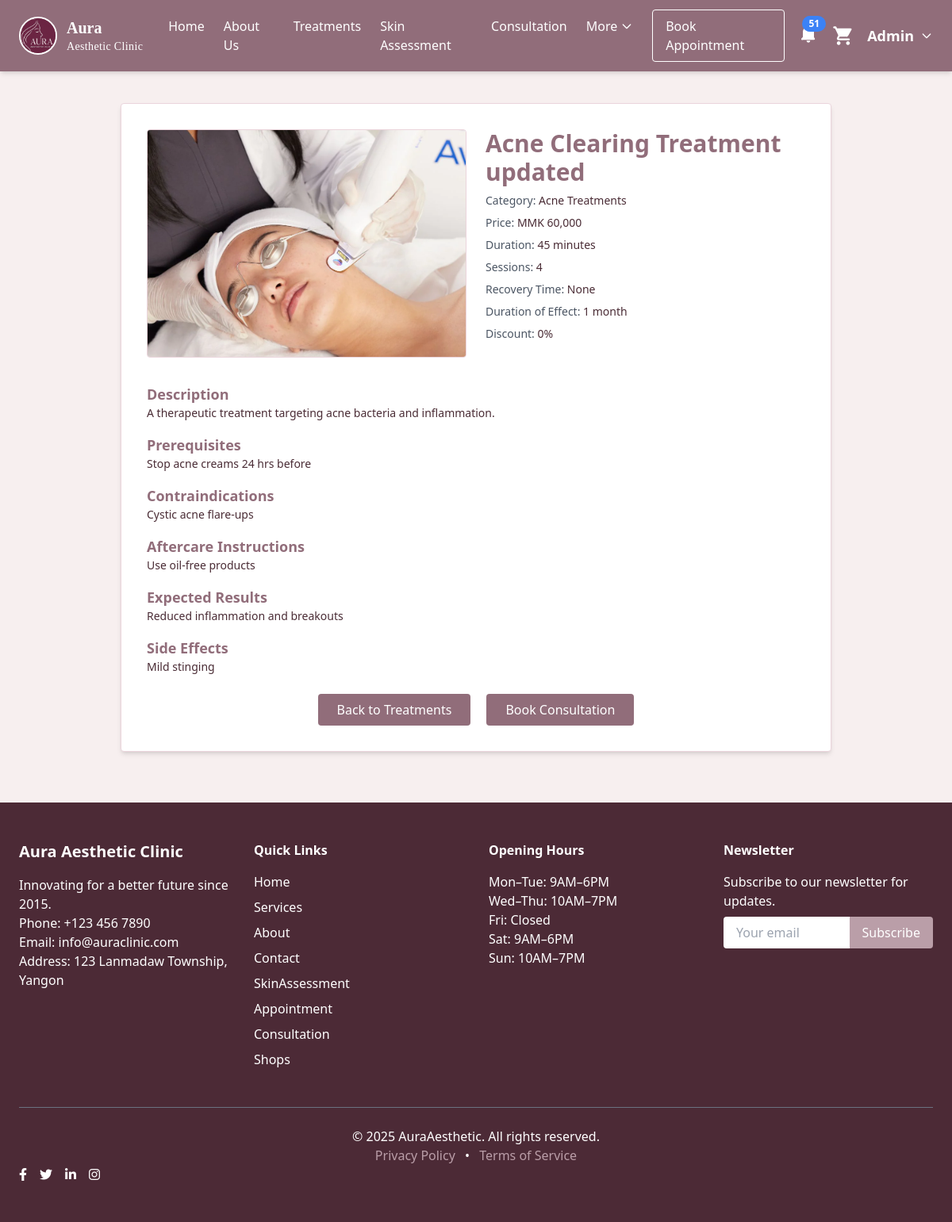
The app's page /treatmentdetails.php?code=Tr_000016 (signed in) with its own data.
### tables this page shows
CREATE TABLE `treatment` (
  `TreatmentCode` varchar(30) NOT NULL,
  `TreatmentName` varchar(100) NOT NULL,
  `Category` varchar(50) NOT NULL,
  `CreatedDate` timestamp NOT NULL DEFAULT current_timestamp(),
  `ModifiedDate` timestamp NOT NULL DEFAULT current_timestamp(),
  `TreatmentImage` varchar(255) NOT NULL,
  `Price` int(11) NOT NULL,
  `Duration` varchar(50) NOT NULL,
  `Descriptions` text NOT NULL,
  `Sessions` int(11) NOT NULL,
  `RecoveryTime` varchar(50) NOT NULL,
  `DurationOfEffect` varchar(50) NOT NULL,
  `Discount` int(11) NOT NULL,
  `Prerequisites` text NOT NULL,
  `Contraindications` text NOT NULL,
  `AftercareInstructions` text NOT NULL,
  `ExpectedResults` text NOT NULL,
  `SideEffects` text NOT NULL,
  `Status` varchar(30) NOT NULL,
  `IsNotified` tinyint(1) NOT NULL
);

### treatmentdetails.php (the view, shortened to what this page needs)
<?php
include('connect.php');
include('header.php');
$treatmentCode = $_GET['code'];
$query = "SELECT * FROM treatment WHERE TreatmentCode = '$treatmentCode'";
$result = mysqli_query($connect, $query);
$data = mysqli_fetch_assoc($result);
?>
<body class="bg-[#F7EFEF] text-[#4A2C35] font-sans">
    <?php include('navbar.php'); ?>
    <section class="max-w-4xl mx-auto bg-white mt-10 p-8 rounded shadow-md border border-[#EBD5DC] mb-16">
        <div class="flex flex-col md:flex-row gap-6">
            <div class="md:w-1/2">
                <img src="<?php echo $data['TreatmentImage']; ?>" alt="Treatment Image"
                    class="w-full h-72 object-cover rounded border border-[#EBD5DC]">
            </div>
            <div class="md:w-1/2">
                <h1 class="text-3xl font-bold text-[#916D7A] mb-2"><?php echo $data['TreatmentName']; ?></h1>
                <p class="text-sm text-gray-600 mb-2">Category: <span class="text-[#4A2C35] font-medium"><?php echo $data['Category']; ?></span></p>
                <p class="text-sm text-gray-600 mb-2">Price: <span class="text-[#4A2C35] font-medium">MMK <?php echo number_format($data['Price']); ?></span></p>
                <p class="text-sm text-gray-600 mb-2">Duration: <span class="text-[#4A2C35] font-medium"><?php echo $data['Duration']; ?></span></p>
                <p class="text-sm text-gray-600 mb-2">Sessions: <span class="text-[#4A2C35] font-medium"><?php echo $data['Sessions']; ?></span></p>
                <p class="text-sm text-gray-600 mb-2">Recovery Time: <span class="text-[#4A2C35] font-medium"><?php echo $data['RecoveryTime']; ?></span></p>
                <p class="text-sm text-gray-600 mb-2">Duration of Effect: <span class="text-[#4A2C35] font-medium"><?php echo $data['DurationOfEffect']; ?></span></p>
                <p class="text-sm text-gray-600 mb-2">Discount: <span class="text-[#4A2C35] font-medium"><?php echo $data['Discount']; ?>%</span></p>
            </div>
        </div>
        <div class="mt-8 space-y-4">
            <div>
                <h2 class="text-lg font-semibold text-[#916D7A]">Description</h2>
                <p class="text-sm text-[#4A2C35]"><?php echo nl2br($data['Descriptions']); ?></p>
            </div>
            <div>
                <h2 class="text-lg font-semibold text-[#916D7A]">Prerequisites</h2>
                <p class="text-sm text-[#4A2C35]"><?php echo nl2br($data['Prerequisites']); ?></p>
            </div>
            <div>
                <h2 class="text-lg font-semibold text-[#916D7A]">Contraindications</h2>
                <p class="text-sm text-[#4A2C35]"><?php echo nl2br($data['Contraindications']); ?></p>
            </div>
            <div>
                <h2 class="text-lg font-semibold text-[#916D7A]">Aftercare Instructions</h2>
                <p class="text-sm text-[#4A2C35]"><?php echo nl2br($data['AftercareInstructions']); ?></p>
            </div>
            <div>
                <h2 class="text-lg font-semibold text-[#916D7A]">Expected Results</h2>
                <p class="text-sm text-[#4A2C35]"><?php echo nl2br($data['ExpectedResults']); ?></p>
            </div>
            <div>
                <h2 class="text-lg font-semibold text-[#916D7A]">Side Effects</h2>
                <p class="text-sm text-[#4A2C35]"><?php echo nl2br($data['SideEffects']); ?></p>
            </div>
        </div>
        <div class="mt-6 flex justify-center gap-5">
            <a href="treatment.php" class="px-6 py-2 bg-[#916D7A] text-white rounded hover:bg-[#6E4B57] transition">Back to Treatments</a>
            <a href="consultation.php" class="px-6 py-2 bg-[#916D7A] text-white rounded hover:bg-[#6E4B57] transition">Book Consultation</a>
        </div>
    </section>
    <?php include('footer.php'); ?>
</body>

### style.css (style rules this page uses)
body { background-color: pink; }

### records on screen
treatment: TreatmentImage (picture), TreatmentName "Acne Clearing Treatment updated", Category "Acne Treatments", Price "60,000", Duration "45 minutes", Sessions "4", RecoveryTime "None", DurationOfEffect "1 month", Discount "0", Descriptions "A therapeutic treatment targeting acne bacteria and inflammation.", Prerequisites "Stop acne creams 24 hrs before", Contraindications "Cystic acne flare-ups", AftercareInstructions "Use oil-free products", ExpectedResults "Reduced inflammation and breakouts", SideEffects "Mild stinging"

### other values on screen
$staffNotiCount "51"
$staffName "Admin"
